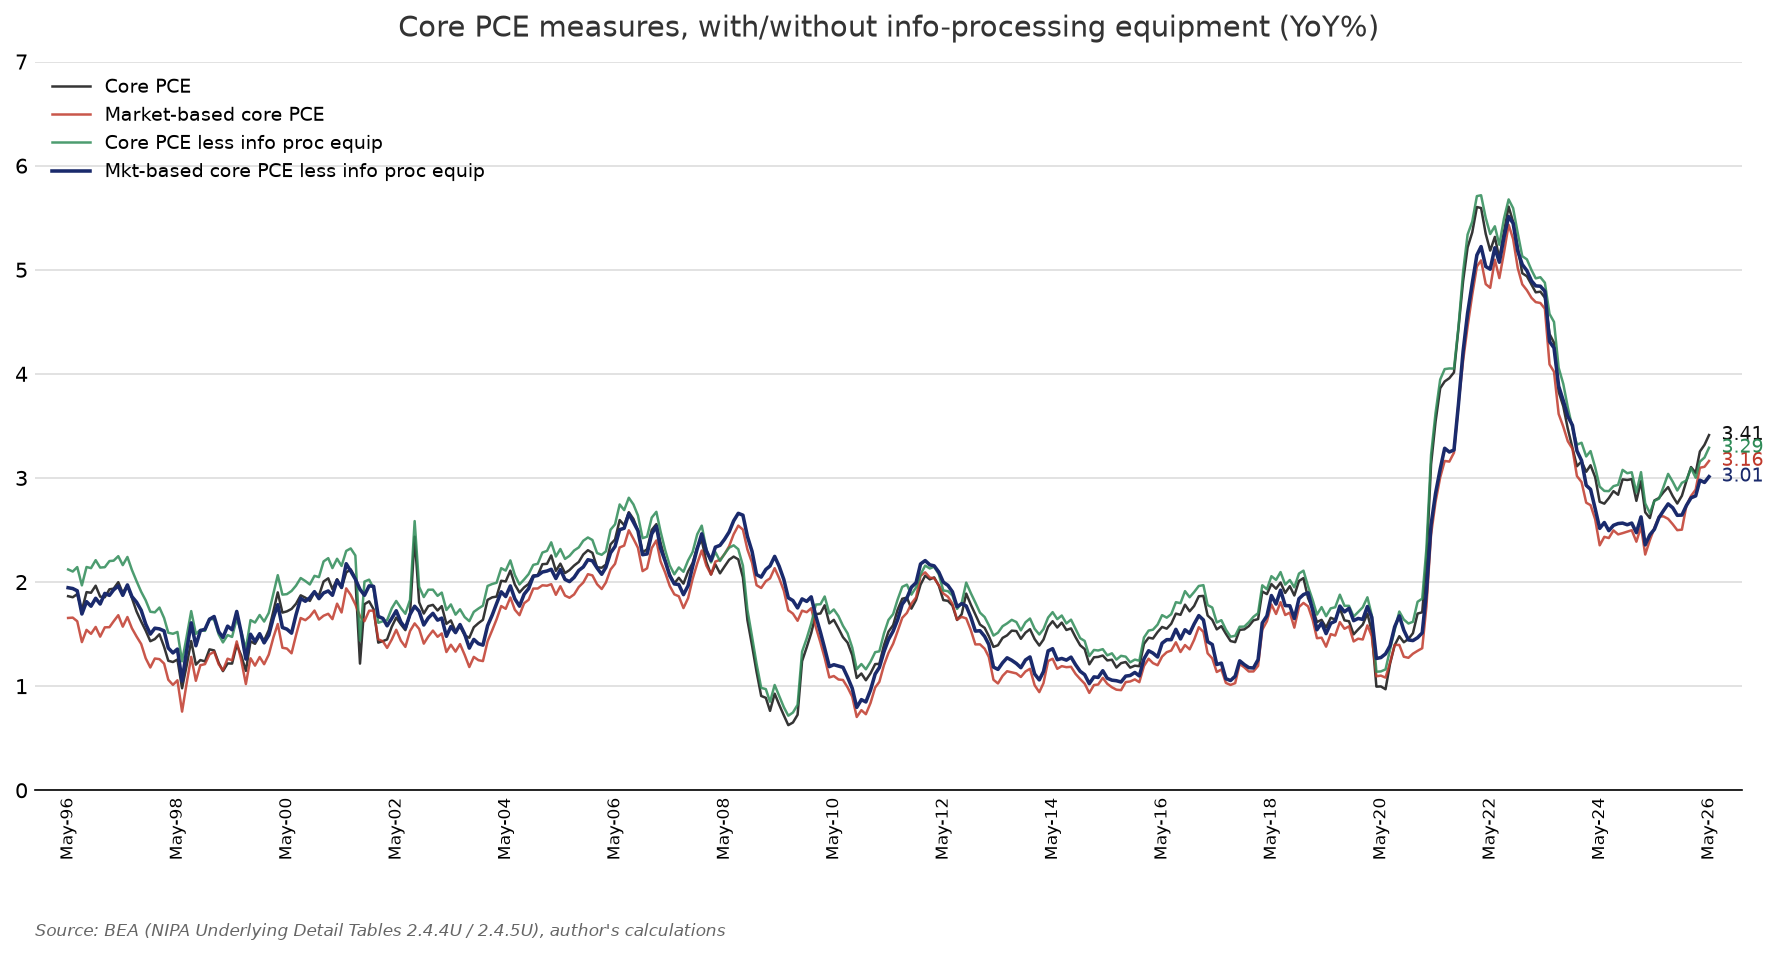

Recreate this plot in Python.
#!/usr/bin/env python3
"""
Overlay of core PCE measures and their "less info-processing equipment" variants.

Lines:
  - Core PCE (ex food & energy)                         BEA line 374
  - Market-based core PCE (ex food & energy)            BEA line 402
  - Core PCE less info proc equip (Tornqvist removal)   374 less 48
  - Market-based core PCE less info proc equip          402 less 48  (Omair's series)

Component removal uses a Tornqvist re-aggregation:
    dln(P_rest) = ( dln(P_agg) - s_ipe * dln(P_ipe) ) / (1 - s_ipe)
with s_ipe the average nominal expenditure share of info-processing equipment
in the aggregate over months t-1, t.

Data: BEA NIPA Underlying Detail, monthly (Tables 2.4.4U prices / 2.4.5U nominal).
Requires env var BEA_API_KEY.
"""
import os
import sys
import numpy as np
import pandas as pd
import requests
import matplotlib

matplotlib.use("Agg")
import matplotlib.pyplot as plt
from matplotlib.ticker import MultipleLocator

BASE = "https://apps.bea.gov/api/data"
CORE = "374"   # PCE excluding food and energy
MKT = "402"    # Market-based PCE excluding food and energy
IPE = "48"     # Information processing equipment
START = "1996-05-01"


def fetch(table, key):
    r = requests.get(
        BASE,
        params={
            "UserID": key, "method": "GetData",
            "datasetname": "NIUnderlyingDetail", "TableName": table,
            "Frequency": "M", "Year": "ALL", "ResultFormat": "JSON",
        },
        timeout=60,
    )
    r.raise_for_status()
    df = pd.DataFrame(r.json()["BEAAPI"]["Results"]["Data"])
    df["value"] = pd.to_numeric(df["DataValue"].str.replace(",", ""), errors="coerce")
    df["date"] = pd.to_datetime(df["TimePeriod"], format="%YM%m")
    return df


def line(df, ln):
    return df[df["LineNumber"] == ln].set_index("date")["value"].sort_index()


def remove_component(p_agg, n_agg, p_ipe, n_ipe):
    """Tornqvist removal of one component from a chain-type price index."""
    d = pd.DataFrame({"p_agg": p_agg, "n_agg": n_agg,
                      "p_ipe": p_ipe, "n_ipe": n_ipe}).dropna()
    share = d["n_ipe"] / d["n_agg"]
    avg_share = 0.5 * (share + share.shift(1))
    dln = (np.log(d["p_agg"]).diff() - avg_share * np.log(d["p_ipe"]).diff()) / (1 - avg_share)
    return np.exp(dln.fillna(0).cumsum()) * 100.0


def yoy(s):
    return (s / s.shift(12) - 1) * 100.0


def main():
    key = os.environ.get("BEA_API_KEY") or sys.exit("Set BEA_API_KEY.")
    px, nom = fetch("U20404", key), fetch("U20405", key)

    p_core, n_core = line(px, CORE), line(nom, CORE)
    p_mkt, n_mkt = line(px, MKT), line(nom, MKT)
    p_ipe, n_ipe = line(px, IPE), line(nom, IPE)

    series = {
        "Core PCE": yoy(p_core),
        "Market-based core PCE": yoy(p_mkt),
        "Core PCE less info proc equip": yoy(remove_component(p_core, n_core, p_ipe, n_ipe)),
        "Mkt-based core PCE less info proc equip": yoy(remove_component(p_mkt, n_mkt, p_ipe, n_ipe)),
    }
    series = {k: v[v.index >= START].dropna() for k, v in series.items()}

    print("Latest (%s):" % series["Core PCE"].index[-1].strftime("%b-%Y"))
    for k, v in series.items():
        print(f"  {k:42s} {v.iloc[-1]:.2f}%")

    colors = {
        "Core PCE": "#111111",
        "Market-based core PCE": "#c0392b",
        "Core PCE less info proc equip": "#2e8b57",
        "Mkt-based core PCE less info proc equip": "#1a2a6c",
    }
    fig, ax = plt.subplots(figsize=(12, 6.5))
    for k, v in series.items():
        ax.plot(v.index, v.values, label=k, color=colors[k],
                linewidth=1.7 if "Mkt-based" in k else 1.2,
                alpha=1.0 if "Mkt-based" in k else 0.85)
        ax.annotate(f"{v.iloc[-1]:.2f}", xy=(v.index[-1], v.iloc[-1]),
                    xytext=(6, 0), textcoords="offset points",
                    va="center", fontsize=9, color=colors[k])

    ax.set_title("Core PCE measures, with/without info-processing equipment (YoY%)",
                 fontsize=14, color="#333333", pad=12)
    ax.set_ylim(0, 7)
    ax.yaxis.set_major_locator(MultipleLocator(1.0))
    ax.grid(axis="y", color="#dddddd", linewidth=0.8)
    ax.set_axisbelow(True)
    for sp in ["top", "right", "left"]:
        ax.spines[sp].set_visible(False)
    ax.tick_params(length=0)
    ticks = pd.date_range(START, series["Core PCE"].index[-1], freq="24MS")
    ax.set_xticks(ticks)
    ax.set_xticklabels([d.strftime("%b-%y") for d in ticks], rotation=90, fontsize=8)
    ax.margins(x=0.02)
    ax.legend(loc="upper left", fontsize=9, frameon=False)
    ax.text(0.0, -0.20,
            "Source: BEA (NIPA Underlying Detail Tables 2.4.4U / 2.4.5U), author's calculations",
            transform=ax.transAxes, fontsize=8, style="italic", color="#666666")

    fig.tight_layout()
    out = os.path.join(os.path.dirname(os.path.abspath(__file__)), "pce_overlay.png")
    fig.savefig(out, dpi=150, bbox_inches="tight")
    print("Saved", out)

    pd.DataFrame(series).to_csv(
        os.path.join(os.path.dirname(os.path.abspath(__file__)), "pce_overlay.csv"))


if __name__ == "__main__":
    main()
